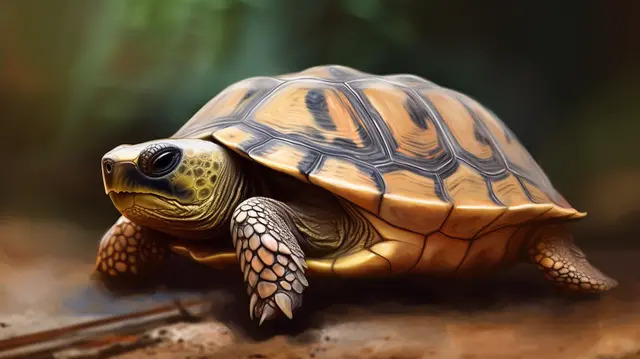
#> input picture kura.png, 640 x 359 px
$ python main.py
#> lines starting #> are read from the running program, lines starting #| are printed output that depends on the picture
import imageio as img
import numpy as np
import matplotlib.pyplot as plt

# Membaca gambar
image = img.imread('kura.png', mode='F')
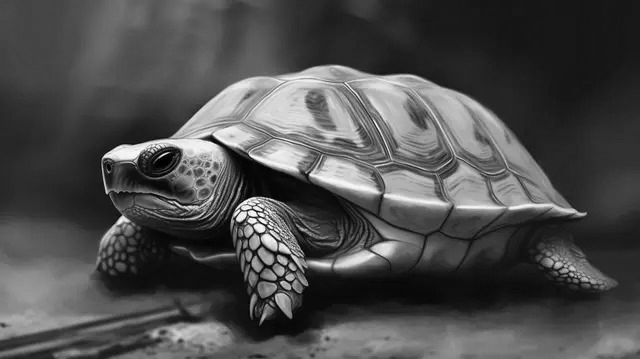
#> image: shape (359, 640) float32; min 0.299, max 254.4, mean 77.7

# Sobel kernel untuk deteksi tepi
sobelX = np.array([
    [-1, 0, 1],
    [-2, 0, 2],
    [-1, 0, 1]
])

sobelY = np.array([
    [-1, -2, -1],
    [ 0,  0,  0],
    [ 1,  2,  1]
])

# Menambahkan padding pada gambar
imgPad = np.pad(image, pad_width=1, mode='constant', constant_values=0)
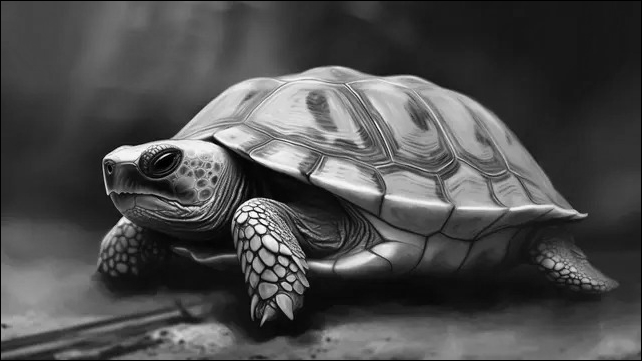
#> imgPad: shape (361, 642) float32; min 0, max 254.4, mean 77.1

# Matriks kosong untuk hasil gradient
Gx = np.zeros_like(image)
Gy = np.zeros_like(image)
for y in range(1, imgPad.shape[0] - 1):
    for x in range(1, imgPad.shape[1] - 1):
        area = imgPad[y-1:y+2, x-1:x+2]
        Gx[y-1, x-1] = np.sum(area * sobelX)
        Gy[y-1, x-1] = np.sum(area * sobelY)
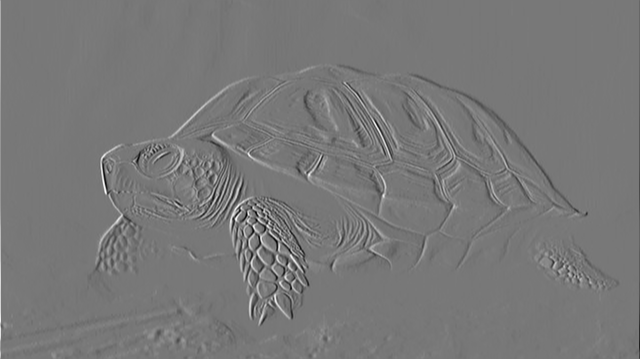
#> Gx: shape (359, 640) float32; min -694.5, max 776.6, mean -0.2; drawn with min black and max white
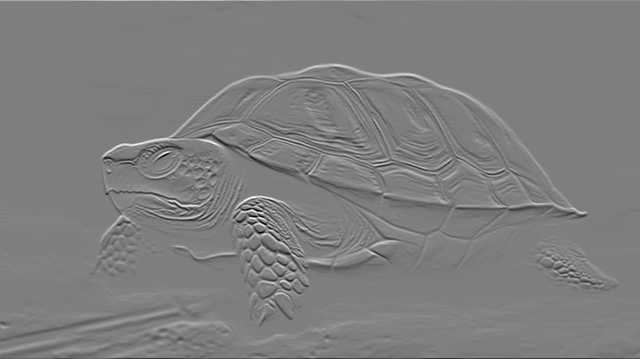
#> Gy: shape (359, 640) float32; min -883.7, max 894.7, mean 0.4; drawn with min black and max white


# Menghitung magnitudo gradien
G = np.sqrt(Gx**2 + Gy**2)
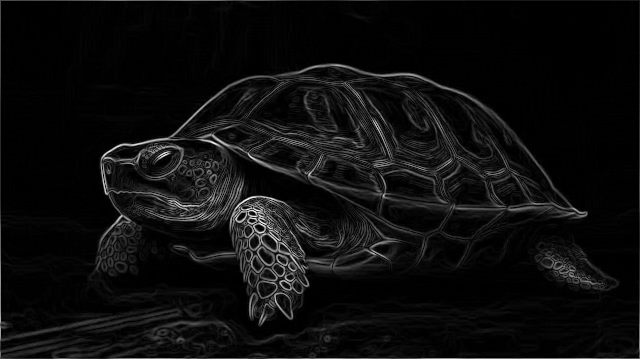
#> G: shape (359, 640) float32; min 0, max 957.2, mean 52.5; drawn with min black and max white
G = (G / G.max()) * 255
G = np.clip(G, 0, 255)
G = G.astype(np.uint8)

# Menampilkan hasil
plt.figure(figsize=(10, 10))

plt.subplot(2, 2, 1)
plt.imshow(image, cmap='gray')
plt.title("Original Image")

plt.subplot(2, 2, 2)
plt.imshow(Gx, cmap='gray')
plt.title("Gradient X")

plt.subplot(2, 2, 3)
plt.imshow(Gy, cmap='gray')
plt.title("Gradient Y")

plt.subplot(2, 2, 4)
plt.imshow(G, cmap='gray')
plt.title("Gradient Magnitude")

plt.show()
